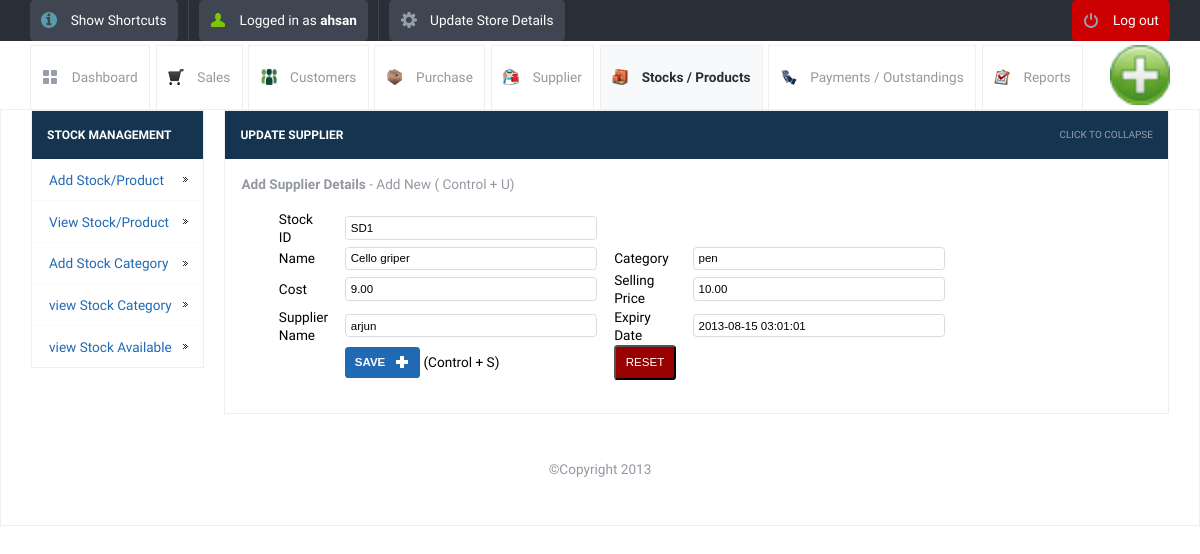
Page /update_stock.php?sid=34&table=stock_details&return=view_product.php (signed in) on the committed database.
### tables this page shows
CREATE TABLE IF NOT EXISTS `stock_details` (
  `id` int(10) unsigned NOT NULL AUTO_INCREMENT,
  `stock_id` varchar(120) NOT NULL,
  `stock_name` varchar(120) NOT NULL,
  `stock_quatity` int(11) NOT NULL,
  `supplier_id` varchar(250) NOT NULL,
  `company_price` decimal(10,2) NOT NULL,
  `selling_price` decimal(10,2) NOT NULL,
  `category` varchar(120) NOT NULL,
  `date` timestamp NOT NULL DEFAULT CURRENT_TIMESTAMP ON UPDATE CURRENT_TIMESTAMP,
  `expire_date` datetime NOT NULL,
  `uom` varchar(120) NOT NULL,
  PRIMARY KEY (`id`)
);

### lib/db.class.php (called while the page is built, shortened)
<?php
  class DB
  {
    function DB($base, $server, $user, $pass)
    {
     $myconnection =  mysql_select_db($base)              ;
    }
    function queryUniqueObject($query, $debug = -1)
    {
      $query = "$query LIMIT 1";
      $result = mysql_query($query) or $this->debugAndDie($query);
      return mysql_fetch_object($result);
    }
  }
?>

### init.php (called while the page is built, shortened)
<?php
	include("lib/db.class.php");
	$db = new DB($config['database'], $config['host'], $config['username'], $config['password']);
?>

### update_stock.php (the view, shortened to what this page needs)
<?php
include_once("init.php");
?>
<!DOCTYPE html>
<html lang="en">
<head>
	<link rel="stylesheet" href="css/style.css">
	<?php include_once("tpl/common_js.php"); ?>
</head>
<body>
	<?php include_once("tpl/top_bar.php"); ?>
	<div id="header-with-tabs">
		<div class="page-full-width cf">
			<ul id="tabs" class="fl">
                                <li><a href="dashboard.php" class="dashboard-tab">Dashboard</a></li>
				<li><a href="view_sales.php" class="sales-tab">Sales</a></li>
				<li><a href="view_customers.php" class=" customers-tab">Customers</a></li>
				<li><a href="view_purchase.php" class="purchase-tab">Purchase</a></li>
				<li><a href="view_supplier.php" class=" supplier-tab">Supplier</a></li>
				<li><a href="view_product.php" class="active-tab stock-tab">Stocks / Products</a></li>
				<li><a href="view_payments.php" class="payment-tab">Payments / Outstandings</a></li>
				<li><a href="view_report.php" class="report-tab">Reports</a></li>
			</ul>
			<a href="#" id="company-branding-small" class="fr"><img src="<?php if(isset($_SESSION['logo'])) { echo "upload/".$_SESSION['logo'];}else{ echo "upload/posnic.png"; } ?>" alt="Point of Sale" /></a>
		</div>
	</div>
	<div id="content">
		<div class="page-full-width cf">
			<div class="side-menu fl">
				<h3>Stock Management</h3>
				<ul>
					<li><a href="add_stock.php">Add Stock/Product</a></li>
					<li><a href="view_product.php">View Stock/Product</a></li>
					<li><a href="add_category.php">Add Stock Category</a></li>
					<li><a href="view_category.php">view Stock Category</a></li>
                                        <li><a href="view_stock_availability.php">view Stock Available</a></li>
				</ul>
			</div>
			<div class="side-content fr">
				<div class="content-module">
					<div class="content-module-heading cf">
						<h3 class="fl">Update Supplier</h3>
						<span class="fr expand-collapse-text">Click to collapse</span>
					</div>
						<div class="content-module-main cf">
				<form name="form1" method="post" id="form1" action="">
                  <p><strong>Add Supplier Details </strong> - Add New ( Control + U)</p>
                  <table class="form"  border="0" cellspacing="0" cellpadding="0">
				<?php
				if(isset($_GET['sid']))
				$id=$_GET['sid'];
				$line = $db->queryUniqueObject("SELECT * FROM stock_details WHERE id=$id");
				?>
		<form name="form1" method="post" id="form1" action="">
                   <tr><td>&nbsp;</td>
                       <td>Stock ID</td>
                       <td><input name="stock_id" type="text" readonly="readonly" id="name" maxlength="200"  class="round default-width-input" value="<?php echo $line->stock_id ; ?> "/>
                      </td>
                   <td>&nbsp;</td></tr>
                    <tr><td>&nbsp;</td>
					<td>Name</td>
                      <td><input name="name" type="text" id="name" maxlength="200"  class="round default-width-input" value="<?php echo $line->stock_name ; ?> "/></td>
                   <td>Category </td>
                      <td><input name="Category"  type="text" id="category" maxlength="20"   class="round default-width-input"
					  value="<?php echo $line->category ; ?>" /></td>
                    </tr>
                    <tr><td>&nbsp;</td>
                             <td>Cost  </td>
                      <td><input name="cost"  type="text" id="cost" maxlength="20"  class="round default-width-input"
                                 value="<?php echo $line->company_price; ?>"onkeypress="return numbersonly(event)" /></td>
                    <td>Selling Price </td>
                      <td><input name="sell"  type="text" id="selling" maxlength="20"  class="round default-width-input"
                                 value="<?php echo $line->selling_price ; ?>"onkeypress="return numbersonly(event)" /></td>
                    </tr>
                    <tr>
                        <td></td>
                             <td>Supplier Name  </td>
                      <td><input name="supplier"  type="text" id="supplier" maxlength="20"  class="round default-width-input"
					  value="<?php echo $line->supplier_id; ?>" /></td>
                    <td>Expiry Date  </td>
                      <td><input name="date"  type="text" id="date" maxlength="20"  class="round default-width-input"
					  value="<?php echo $line->date  ; ?>" /></td>
                    </tr>
                    <tr>
                      <td>&nbsp;</td>
                      <td>&nbsp;</td>
                      <td>
                        <input  class="button round blue image-right ic-add text-upper" type="submit" name="Submit" value="Save">
						(Control + S)</td>
                        <td align="right"><input class="button round red   text-upper"  type="reset" name="Reset" value="Reset">
                        </td>
			<td>&nbsp;</td>
                    </tr>
                  </table>
                </form>
					</div>
				</div>
		</div>
	</div>
	<div id="footer">
		<p> &copy;Copyright 2013</p>
	</div>
</body>
</html>

### rows in the picture
stock_details: stock_id "SD1", name "Cello griper", Category "pen", cost "9.00", sell "10.00", supplier "arjun", date "2013-08-15 03:01:01"

### other values in the picture
$POSNIC['username'] "ahsan"
